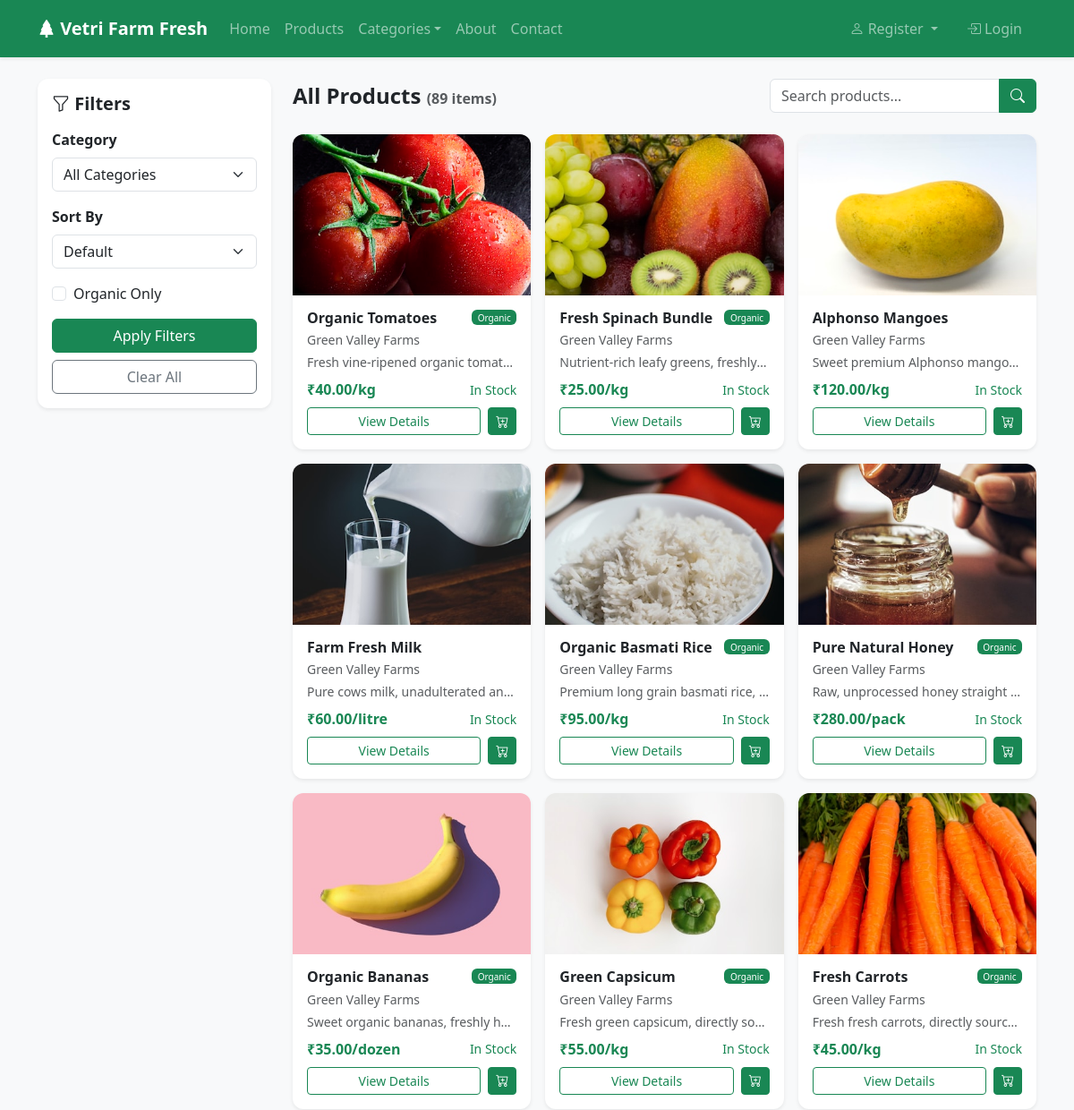
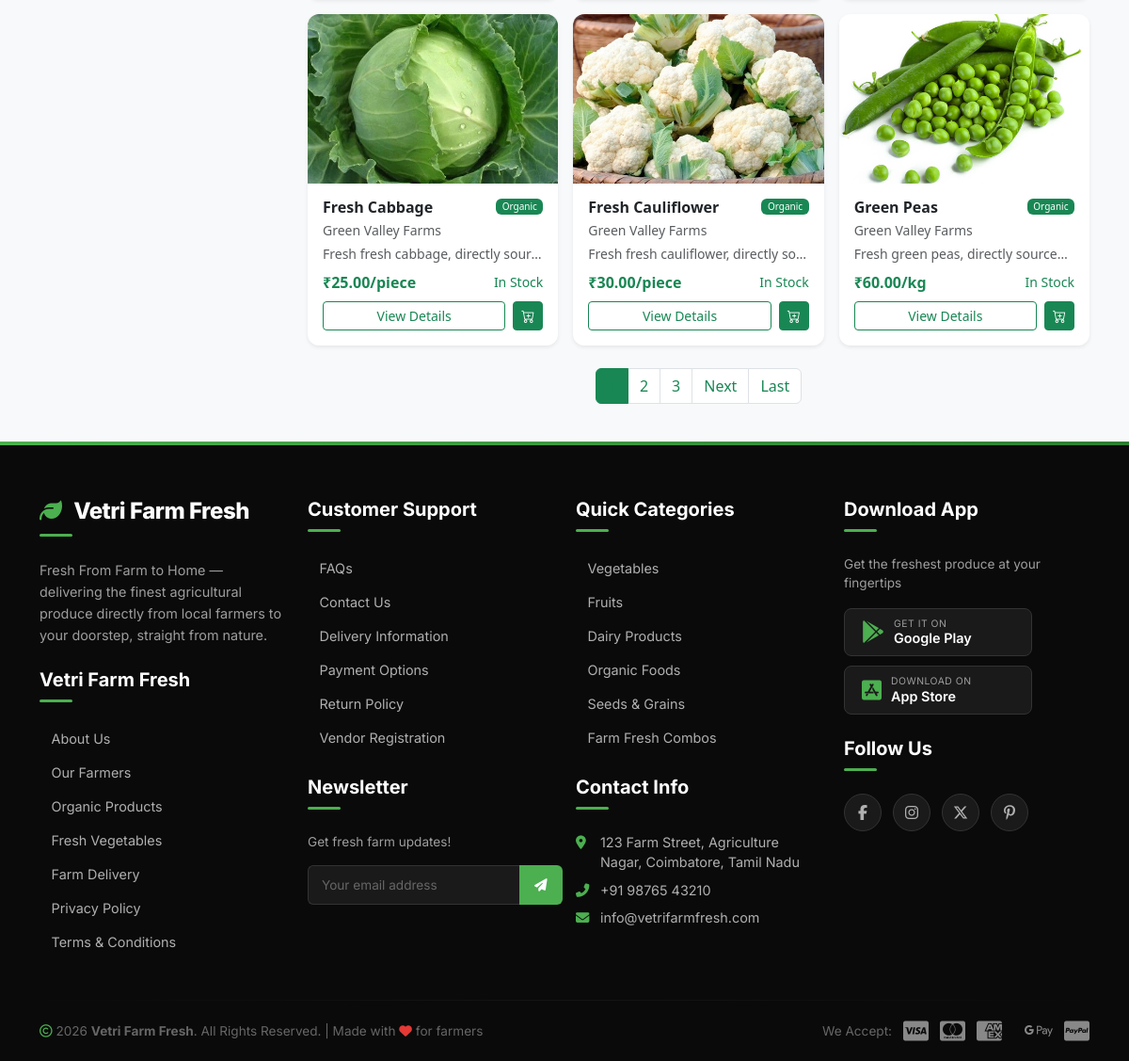
The app's page /marketplace/products/ with its own data (2 pictures, top to bottom).
### marketplace/models.py (models this page shows, shortened)
class Product(models.Model):
    UNIT_CHOICES = [
        ('kg', 'Kg'),
        ('litre', 'Litre'),
        ('dozen', 'Dozen'),
        ('piece', 'Piece'),
        ('pack', 'Pack'),
        ('gram', 'Gram'),
    ]
    farmer = models.ForeignKey(Farmer, on_delete=models.CASCADE, related_name='products')
    category = models.ForeignKey(Category, on_delete=models.SET_NULL, null=True, related_name='products')
    name = models.CharField(max_length=200)
    description = models.TextField(blank=True)
    price = models.DecimalField(max_digits=10, decimal_places=2)
    stock_quantity = models.PositiveIntegerField(default=0)
    unit = models.CharField(max_length=10, choices=UNIT_CHOICES, default='kg')
    is_organic = models.BooleanField(default=False)
    is_featured = models.BooleanField(default=False, help_text='Show on homepage featured section')
    original_price = models.DecimalField(max_digits=10, decimal_places=2, null=True, blank=True, help_text='Original price before discount')
    harvest_date = models.DateField(null=True, blank=True)
    product_image = models.ImageField(upload_to='product_images/', blank=True, null=True)
    availability_status = models.BooleanField(default=True)
    created_at = models.DateTimeField(auto_now_add=True)
    updated_at = models.DateTimeField(auto_now=True)

### accounts/models.py (models this page shows, shortened)
class Farmer(models.Model):
    user = models.OneToOneField(User, on_delete=models.CASCADE)
    farm_name = models.CharField(max_length=200)
    farm_address = models.TextField()
    contact_number = models.CharField(max_length=15)
    profile_image = models.ImageField(upload_to='profile_images/', blank=True, null=True)
    farm_description = models.TextField(blank=True)
    is_approved = models.BooleanField(default=False)
    created_at = models.DateTimeField(auto_now_add=True)

### marketplace/views.py (the view)
# urls.py: path('products/', views.product_list, name='product_list'),
def product_list(request):
    products = Product.objects.filter(availability_status=True)
    categories = Category.objects.all()
    selected_category = request.GET.get('category')
    sort_by = request.GET.get('sort')
    search_query = request.GET.get('search')
    organic_only = request.GET.get('organic')
    if selected_category:
        products = products.filter(category_id=selected_category)
    if search_query:
        products = products.filter(Q(name__icontains=search_query) | Q(description__icontains=search_query))
    if organic_only:
        products = products.filter(is_organic=True)
    if sort_by == 'price_low':
        products = products.order_by('price')
    elif sort_by == 'price_high':
        products = products.order_by('-price')
    elif sort_by == 'latest':
        products = products.order_by('-created_at')
    elif sort_by == 'name':
        products = products.order_by('name')
    paginator = Paginator(products, 12)
    page_number = request.GET.get('page')
    page_obj = paginator.get_page(page_number)
    context = {
        'page_obj': page_obj,
        'categories': categories,
        'selected_category': selected_category,
        'sort_by': sort_by,
        'search_query': search_query,
        'organic_only': organic_only,
    }
    return render(request, 'marketplace/product_list.html', context)

### templates/marketplace/product_list.html (shortened to what this page needs)
{% extends 'base.html' %}
{% load static %}
{% block content %}
<div class="container py-4">
    <div class="row">
        <div class="col-md-3">
            <div class="card border-0 shadow-sm mb-4">
                <div class="card-body">
                    <h5 class="fw-bold mb-3"><i class="bi bi-funnel"></i> Filters</h5>
                    <form method="get">
                        <div class="mb-3">
                            <label class="form-label fw-semibold">Category</label>
                            <select name="category" class="form-select" onchange="this.form.submit()">
                                <option value="">All Categories</option>
                            </select>
                        </div>
                        <div class="mb-3">
                            <label class="form-label fw-semibold">Sort By</label>
                            <select name="sort" class="form-select" onchange="this.form.submit()">
                                <option value="">Default</option>
                            </select>
                        </div>
                        <div class="form-check mb-3">
                            <input type="checkbox" name="organic" class="form-check-input" id="organicFilter" value="true" onchange="this.form.submit()" {% if organic_only %}checked{% endif %}>
                            <label class="form-check-label" for="organicFilter">Organic Only</label>
                        </div>
                        <button type="submit" class="btn btn-success w-100">Apply Filters</button>
                        <a href="{% url 'marketplace:product_list' %}" class="btn btn-outline-secondary w-100 mt-2">Clear All</a>
                    </form>
                </div>
            </div>
        </div>
        <div class="col-md-9">
            <div class="d-flex justify-content-between align-items-center mb-4">
                <h4 class="fw-bold mb-0">
                    {% if search_query %}
                        Search: "{{ search_query }}"
                    {% else %}
                        All Products
                    {% endif %}
                    <span class="text-muted fs-6">({{ page_obj.paginator.count }} items)</span>
                </h4>
                <form class="d-flex" method="get">
                    <div class="input-group">
                        <input type="text" name="search" class="form-control" placeholder="Search products..." value="{{ search_query|default:'' }}">
                        <button class="btn btn-success" type="submit"><i class="bi bi-search"></i></button>
                    </div>
                </form>
            </div>
            <div class="row g-3">
                {% for product in page_obj %}
                    <div class="col-md-4">
                        <div class="card product-card h-100 border-0 shadow-sm">
                            {% if product.product_image %}
                                <img src="{{ product.product_image.url }}" class="card-img-top" alt="{{ product.name }}" style="height: 180px; object-fit: cover;">
                            {% else %}
                                <div class="bg-secondary d-flex align-items-center justify-content-center" style="height: 180px;">
                                    <i class="bi bi-image text-white fs-1"></i>
                                </div>
                            {% endif %}
                            <div class="card-body">
                                <div class="d-flex justify-content-between align-items-start mb-1">
                                    <h6 class="card-title fw-bold mb-0">{{ product.name }}</h6>
                                    {% if product.is_organic %}
                                        <span class="badge bg-success" style="font-size: 10px;">Organic</span>
                                    {% endif %}
                                </div>
                                <p class="text-muted small mb-1">{{ product.farmer.farm_name }}</p>
                                <p class="text-truncate small text-muted mb-2">{{ product.description|truncatewords:10 }}</p>
                                <div class="d-flex justify-content-between align-items-center">
                                    <span class="fw-bold text-success">₹{{ product.price }}/{{ product.unit }}</span>
                                    {% if product.stock_quantity > 0 %}
                                        <small class="text-success">In Stock</small>
                                    {% else %}
                                        <small class="text-danger">Out of Stock</small>
                                    {% endif %}
                                </div>
                                <div class="mt-2 d-flex gap-2">
                                    <a href="{% url 'marketplace:product_detail' product.id %}" class="btn btn-sm btn-outline-success flex-grow-1">View Details</a>
                                    {% if product.stock_quantity > 0 %}
                                        <a href="{% url 'marketplace:add_to_cart' product.id %}" class="btn btn-sm btn-success"><i class="bi bi-cart-plus"></i></a>
                                    {% endif %}
                                </div>
                            </div>
                        </div>
                    </div>
                {% empty %}
                    <div class="col-12 text-center py-5">
                        <i class="bi bi-search display-1 text-muted"></i>
                        <h5 class="mt-3">No products found</h5>
                        <p class="text-muted">Try adjusting your search or filter criteria.</p>
                    </div>
                {% endfor %}
            </div>
            {% if page_obj.paginator.num_pages > 1 %}
                <nav class="mt-4">
                    <ul class="pagination justify-content-center">
                        {% for num in page_obj.paginator.page_range %}
                            {% if page_obj.number == num %}
                                <li class="page-item active"><span class="page-link">{{ num }}</span></li>
                            {% elif num > page_obj.number|add:'-3' and num < page_obj.number|add:'3' %}
                                <li class="page-item"><a class="page-link" href="?page={{ num }}">{{ num }}</a></li>
                            {% endif %}
                        {% endfor %}
                        {% if page_obj.has_next %}
                            <li class="page-item"><a class="page-link" href="?page={{ page_obj.next_page_number }}">Next</a></li>
                            <li class="page-item"><a class="page-link" href="?page={{ page_obj.paginator.num_pages }}">Last</a></li>
                        {% endif %}
                    </ul>
                </nav>
            {% endif %}
        </div>
    </div>
</div>
{% endblock %}

### records on screen
Product: product_image (picture), name "Organic Tomatoes", is_organic "Organic", farmer.farm_name "Green Valley Farms", description "Fresh vine-ripened organic tomat…", price "40.00", unit "kg", stock_quantity "In Stock"
Product: product_image (picture), name "Fresh Spinach Bundle", is_organic "Organic", farmer.farm_name "Green Valley Farms", description "Nutrient-rich leafy greens, freshly…", price "25.00", unit "kg", stock_quantity "In Stock"
Product: product_image (picture), name "Alphonso Mangoes", farmer.farm_name "Green Valley Farms", description "Sweet premium Alphonso mango…", price "120.00", unit "kg", stock_quantity "In Stock"
Product: product_image (picture), name "Farm Fresh Milk", farmer.farm_name "Green Valley Farms", description "Pure cows milk, unadulterated an…", price "60.00", unit "litre", stock_quantity "In Stock"
Product: product_image (picture), name "Organic Basmati Rice", is_organic "Organic", farmer.farm_name "Green Valley Farms", description "Premium long grain basmati rice,…", price "95.00", unit "kg", stock_quantity "In Stock"
Product: product_image (picture), name "Pure Natural Honey", is_organic "Organic", farmer.farm_name "Green Valley Farms", description "Raw, unprocessed honey straight…", price "280.00", unit "pack", stock_quantity "In Stock"
Product: product_image (picture), name "Organic Bananas", is_organic "Organic", farmer.farm_name "Green Valley Farms", description "Sweet organic bananas, freshly h…", price "35.00", unit "dozen", stock_quantity "In Stock"
Product: product_image (picture), name "Green Capsicum", is_organic "Organic", farmer.farm_name "Green Valley Farms", description "Fresh green capsicum, directly so…", price "55.00", unit "kg", stock_quantity "In Stock"
Product: product_image (picture), name "Fresh Carrots", is_organic "Organic", farmer.farm_name "Green Valley Farms", description "Fresh fresh carrots, directly sourc…", price "45.00", unit "kg", stock_quantity "In Stock"
Product: product_image (picture), name "Fresh Cabbage", is_organic "Organic", farmer.farm_name "Green Valley Farms", description "Fresh fresh cabbage, directly sour…", price "25.00", unit "piece", stock_quantity "In Stock"
Product: product_image (picture), name "Fresh Cauliflower", is_organic "Organic", farmer.farm_name "Green Valley Farms", description "Fresh fresh cauliflower, directly so…", price "30.00", unit "piece", stock_quantity "In Stock"
Product: product_image (picture), name "Green Peas", is_organic "Organic", farmer.farm_name "Green Valley Farms", description "Fresh green peas, directly source…", price "60.00", unit "kg", stock_quantity "In Stock"

### other values on screen
{{ page_obj.paginator.count }} "89"
{{ num }} "2" "3"
